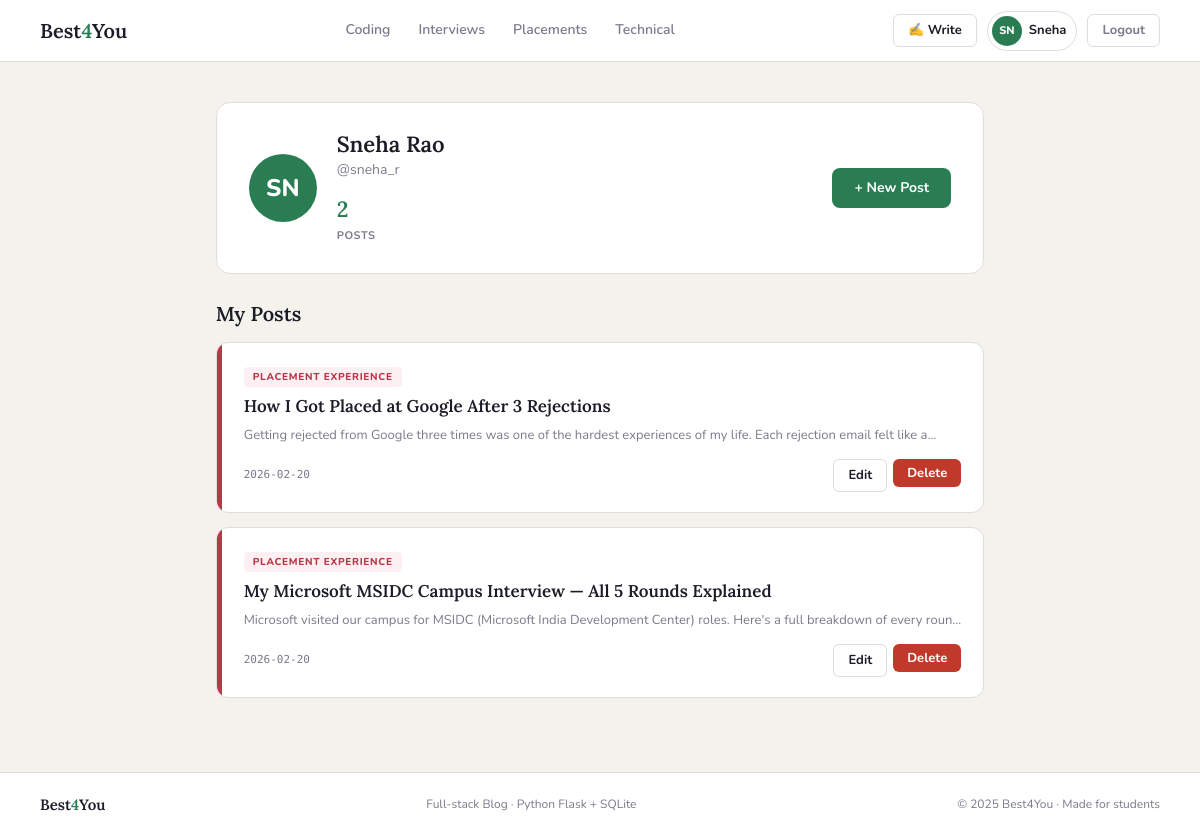
Screenshot of /profile (signed in) with the database file from the repository.
### tables this page shows
CREATE TABLE users (
            id       INTEGER PRIMARY KEY AUTOINCREMENT,
            name     TEXT    NOT NULL,
            username TEXT    NOT NULL UNIQUE,
            email    TEXT    NOT NULL UNIQUE,
            password TEXT    NOT NULL,
            salt     TEXT    NOT NULL,
            joined   TEXT    DEFAULT (DATE('now'))
        );

CREATE TABLE posts (
            id         INTEGER PRIMARY KEY AUTOINCREMENT,
            user_id    INTEGER NOT NULL,
            title      TEXT    NOT NULL,
            content    TEXT    NOT NULL,
            category   TEXT    NOT NULL,
            tags       TEXT    DEFAULT '',
            created_at TEXT    DEFAULT (DATETIME('now')),
            FOREIGN KEY (user_id) REFERENCES users(id)
        );

### routes/posts.py (the view)
@posts_bp.route('/profile')
@login_required
def profile():
    my_posts = get_posts_by_user(session['user_id'])
    return render_template('profile.html', posts=my_posts, categories=CATEGORIES)

### database.py (called while the page is built)
def get_db():
    conn = sqlite3.connect(DB_PATH)
    conn.row_factory = sqlite3.Row  # Access columns by name
    return conn

def get_posts_by_user(user_id):
    conn = get_db()
    posts = conn.execute(
        '''SELECT p.*, u.name AS author_name
           FROM posts p JOIN users u ON p.user_id = u.id
           WHERE p.user_id = ?
           ORDER BY p.created_at DESC''',
        (user_id,)
    ).fetchall()
    conn.close()
    return posts

### routes/posts.py (called while the page is built)
def login_required(f):
    from functools import wraps
    @wraps(f)
    def decorated(*args, **kwargs):
        if 'user_id' not in session:
            flash('Please log in to continue.', 'error')
            return redirect(url_for('auth.login'))
        return f(*args, **kwargs)
    return decorated

### templates/profile.html (shortened to what this page needs)
{% extends "base.html" %}
{% block content %}
<div class="profile-wrap">
  <div class="profile-header">
    <div class="profile-av">{{ session.user_name[:2].upper() }}</div>
    <div class="profile-info">
      <h2>{{ session.user_name }}</h2>
      <p>@{{ session.username }}</p>
      <div class="profile-stats">
        <div class="pstat">
          <div class="pstat-num">{{ posts|length }}</div>
          <div class="pstat-lbl">Posts</div>
        </div>
      </div>
    </div>
    <a href="{{ url_for('posts.write') }}" class="btn btn-green" style="margin-left:auto;align-self:center">
      + New Post
    </a>
  </div>
  <h2 class="my-posts-title">My Posts</h2>
  {% if posts %}
    {% for post in posts %}
      <article class="post-card" onclick="window.location='{{ url_for('posts.view_post', post_id=post.id) }}'">
        <div class="post-accent ac-{{ post.category }}"></div>
        <div class="post-inner">
          <span class="post-tag tb-{{ post.category }}">{{ categories[post.category] }}</span>
          <h3>{{ post.title }}</h3>
          <p class="post-excerpt">{{ post.content[:120] }}{% if post.content|length > 120 %}…{% endif %}</p>
          <div class="post-foot">
            <span class="post-date">{{ post.created_at[:10] }}</span>
            <div class="post-actions" onclick="event.stopPropagation()">
              <a href="{{ url_for('posts.edit_post', post_id=post.id) }}" class="btn btn-outline btn-sm">Edit</a>
              <form method="POST" action="{{ url_for('posts.delete', post_id=post.id) }}"
                    onsubmit="return confirm('Delete this post?')">
                <button type="submit" class="btn btn-danger btn-sm">Delete</button>
              </form>
            </div>
          </div>
        </div>
      </article>
    {% endfor %}
  {% endif %}
</div>
{% endblock %}

### static/css/main.css (style rules this page uses)
:root { --bg: #f4f2ed; --white: #ffffff; --text: #1c1c28; --muted: #7a7a8c; --border: #e2ddd6; --green: #2a7d52; --green-l: #eaf5ef; --yellow: #d4920a; --yellow-l: #fdf6e3; --pink: #b8384a; --pink-l: #fdf0f2; --blue: #2a5298; --blue-l: #eef3fb; --danger: #c0392b; --av-0: #d4f0e3; --av-1: #fde9c4; --av-2: #fad7dd; --av-3: #d2e2f7; }
*, *::before, *::after { box-sizing: border-box; margin: 0; padding: 0; }
html { scroll-behavior: smooth; }
body { background: var(--bg); color: var(--text); font-family: 'Nunito', sans-serif; font-size: 15px; line-height: 1.6; min-height: 100vh; display: flex; flex-direction: column; }
h1, h2, h3 { line-height: 1.2; }
.btn { display: inline-flex; align-items: center; gap: 6px; border: none; border-radius: 8px; font-family: 'Nunito', sans-serif; font-weight: 700; font-size: 14px; cursor: pointer; padding: 9px 22px; text-decoration: none; transition: opacity 0.2s, transform 0.15s; white-space: nowrap; }
.btn-green { background: var(--green); color: #fff; }
.btn-outline { background: transparent; color: var(--text); border: 1.5px solid var(--border); }
.btn-danger { background: var(--danger); color: #fff; }
.btn-sm { padding: 5px 14px; font-size: 13px; border-radius: 6px; }
.post-card { background: var(--white); border: 1.5px solid var(--border); border-radius: 12px; margin-bottom: 14px; cursor: pointer; display: flex; overflow: hidden; transition: box-shadow 0.2s, transform 0.2s; }
.post-accent { width: 5px; flex-shrink: 0; }
.ac-placement { background: var(--pink); }
.post-inner { padding: 20px 22px; flex: 1; min-width: 0; }
.post-tag { display: inline-block; font-size: 10px; font-weight: 800; text-transform: uppercase; letter-spacing: 0.07em; padding: 2px 9px; border-radius: 4px; margin-bottom: 8px; }
.tb-placement { background: var(--pink-l); color: var(--pink); }
.post-card h3 { font-family: 'Lora', serif; font-size: 17px; font-weight: 600; line-height: 1.3; margin-bottom: 8px; }
.post-excerpt { font-size: 13px; color: var(--muted); line-height: 1.55; margin-bottom: 14px; display: -webkit-box; -webkit-line-clamp: 2; -webkit-box-orient: vertical; overflow: hidden; }
.post-foot { display: flex; align-items: center; justify-content: space-between; gap: 10px; flex-wrap: wrap; }
.post-date { font-size: 11px; color: var(--muted); font-family: 'DM Mono', monospace; }
.post-actions { display: flex; gap: 6px; }
.post-actions form { margin: 0; }
.profile-wrap { max-width: 900px; margin: 0 auto; padding: 40px 40px 60px; }
.profile-header { background: var(--white); border: 1.5px solid var(--border); border-radius: 14px; padding: 28px 32px; display: flex; align-items: center; gap: 20px; margin-bottom: 28px; flex-wrap: wrap; }
.profile-av { width: 68px; height: 68px; border-radius: 50%; background: var(--green); color: #fff; display: flex; align-items: center; justify-content: center; font-size: 24px; font-weight: 800; flex-shrink: 0; }
.profile-info h2 { font-family: 'Lora', serif; font-size: 22px; font-weight: 600; margin-bottom: 2px; }
.profile-info p { color: var(--muted); font-size: 14px; }
.profile-stats { display: flex; gap: 24px; margin-top: 10px; }
.pstat-num { font-family: 'Lora', serif; font-size: 22px; font-weight: 600; color: var(--green); }
.pstat-lbl { font-size: 11px; color: var(--muted); font-weight: 700; text-transform: uppercase; letter-spacing: 0.05em; }
.my-posts-title { font-family: 'Lora', serif; font-size: 20px; font-weight: 600; margin-bottom: 16px; }

### rows the page displays
users: user_name "Sneha Rao", username "sneha_r"
posts: category "PLACEMENT EXPERIENCE", title "How I Got Placed at Google After 3 Rejections", content "Getting rejected from Google three times was one of the hardest experiences of my life. Each rejection email felt like a", created_at "2026-02-20"
posts: category "PLACEMENT EXPERIENCE", title "My Microsoft MSIDC Campus Interview — All 5 Rounds Explained", content "Microsoft visited our campus for MSIDC (Microsoft India Development Center) roles. Here's a full breakdown of every roun", created_at "2026-02-20"

### other values shown
{{ session.user_name[:2].upper() }} "SN"
{{ session.user_name.split()[0] }} "Sneha"
{{ posts|length }} "2"
